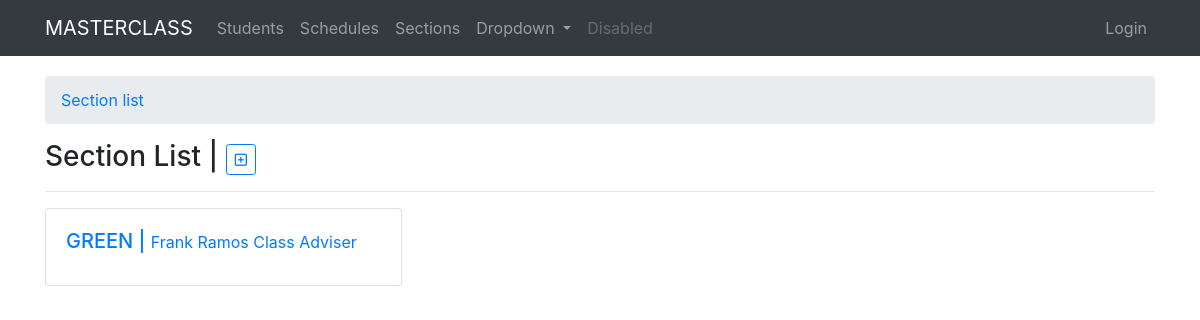
The page /sections/ on the database as committed earlier.
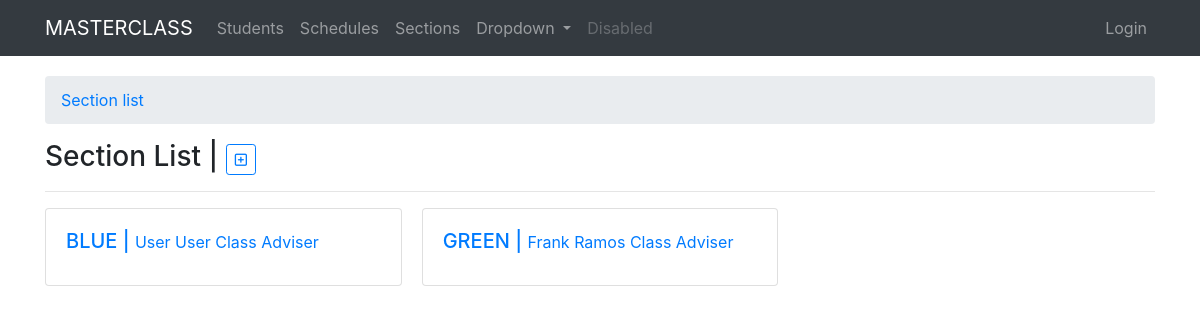
The same page on the database as committed later.
### sections/models.py (models this page shows, shortened)
class Section(models.Model):
    adviser = models.ForeignKey(User, on_delete=models.CASCADE, default=1)
    section_name = models.CharField(max_length=120, unique=True)
    grade_level = models.CharField(max_length=60, choices=GRADE_LEVEL, blank=True,null=True)
    date_created = models.DateField(auto_now_add=True)
    date_updated = models.DateField(auto_now=True)

### sections/views.py (the view)
# urls.py: path('', views.section_list, name='list'),
def section_list(request):
    section_list=Section.objects.all().order_by('section_name')
    context = {
        "title": "section list",
        "sectionlist": section_list,
    }
    return render(request, "sections/section_list.html", context)

### templates/sections/section_list.html (shortened to what this page needs)
{% extends 'base.html' %}
{% block content %}
<nav aria-label="breadcrumb">
  <ol class="breadcrumb">
    <li class="breadcrumb-item"><a href="{%url 'section:list'%}">Section list</a></li>
  </ol>
</nav>
<h3>{{title|title}} | <small class="text-muted"><a href="{%url 'section:add'%}" type="button" class="btn btn-outline-primary btn-sm myTooltip" data-toggle="tooltip" data-placement="right" title="Add student"><i class="far fa-plus-square"></i></a></small></h3>
<hr>
<div class="card-columns">
    {% for sec in sectionlist %}
    <a href="{%url 'section:detail' pk=sec.id%}">
      <div class="card">
        <div class="card-body">
          <h5 class="card-title">{{sec.section_name|upper}} | <small>{{ sec.adviser.get_full_name|title }} Class Adviser</small></h5>
        </div>
      </div>
    </a>
    {% endfor %}
  </div>
{% endblock %}

Rows that differ between the two databases and show on the page:
added Section: section_name "BLUE", adviser.get_full_name "User User"
